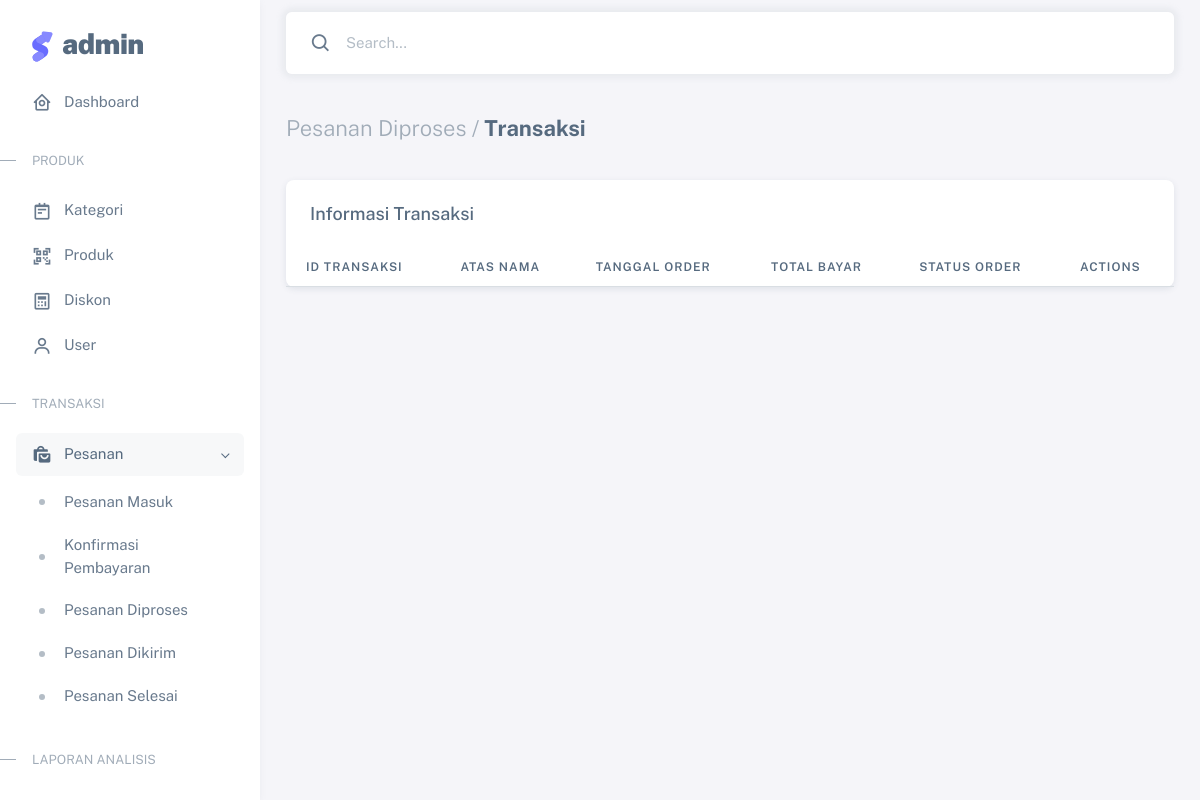
Before: /Admin/cTransaksi/pesanan_diproses (signed in) with the older database file.
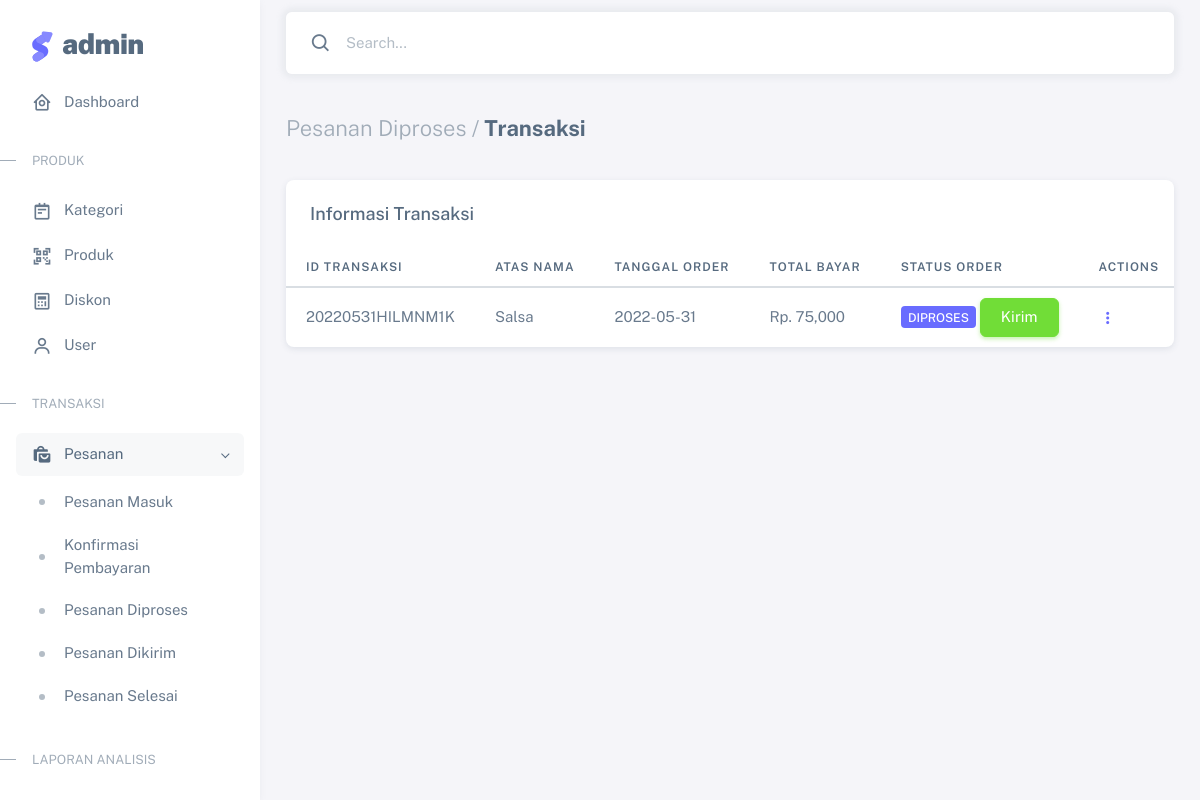
After: the same page with the newer database file.
### tables this page shows
CREATE TABLE `transaksi` (
  `id_transaksi` varchar(30) NOT NULL,
  `id_pelanggan` int(11) NOT NULL,
  `tgl_transaksi` varchar(15) NOT NULL,
  `total_bayar` varchar(15) NOT NULL,
  `status_order` int(11) NOT NULL,
  `bukti_pembayaran` text NOT NULL
);

CREATE TABLE `pelanggan` (
  `id_pelanggan` int(11) NOT NULL,
  `nm_pel` varchar(125) NOT NULL,
  `alamat` text NOT NULL,
  `no_tlpon` varchar(15) NOT NULL,
  `username` varchar(125) NOT NULL,
  `password` varchar(125) NOT NULL,
  `level_member` int(11) NOT NULL,
  `point` int(11) NOT NULL
);

### application/controllers/Admin/cTransaksi.php (called while the page is built, shortened)
<?php
class cTransaksi extends CI_Controller
{
    public function __construct()
    {
        $this->load->model('Admin/mTransaksi');
    }
    public function pesanan_diproses()
    {
        $data = array(
            'transaksi' => $this->mTransaksi->transaksi()
        );
        $this->load->view('Admin/Layout/head');
        $this->load->view('Admin/Layout/aside');
        $this->load->view('Admin/Layout/navbar');
        $this->load->view('Admin/Transaksi/pesanan_diproses', $data);
        $this->load->view('Admin/Layout/footer');
    }
}

### index.php (called while the page is built, shortened)
<?php
require_once BASEPATH.'core/CodeIgniter.php';

### application/models/Admin/mTransaksi.php (called while the page is built, shortened)
<?php
class mTransaksi extends CI_Model
{
    public function transaksi()
    {
        $data['pesanan_masuk'] = $this->db->query("SELECT * FROM `transaksi` JOIN pelanggan ON transaksi.id_pelanggan = pelanggan.id_pelanggan WHERE status_order='0'")->result();
        $data['konfirmasi'] = $this->db->query("SELECT * FROM `transaksi` JOIN pelanggan ON transaksi.id_pelanggan = pelanggan.id_pelanggan WHERE status_order='1'")->result();
        $data['diproses'] = $this->db->query("SELECT * FROM `transaksi` JOIN pelanggan ON transaksi.id_pelanggan = pelanggan.id_pelanggan WHERE status_order='2'")->result();
        $data['dikirim'] = $this->db->query("SELECT * FROM `transaksi` JOIN pelanggan ON transaksi.id_pelanggan = pelanggan.id_pelanggan WHERE status_order='3'")->result();
        $data['selesai'] = $this->db->query("SELECT * FROM `transaksi` JOIN pelanggan ON transaksi.id_pelanggan = pelanggan.id_pelanggan WHERE status_order='4'")->result();
        return $data;
    }
}

### application/views/Admin/Transaksi/pesanan_diproses.php (the view, shortened to what this page needs)
<div class="content-wrapper">
    <div class="container-xxl flex-grow-1 container-p-y">
        <h4 class="fw-bold py-3 mb-4"><span class="text-muted fw-light">Pesanan Diproses /</span> Transaksi</h4>
        <div class="row">
            <div class="col-lg-12">
                <div class="card">
                    <h5 class="card-header">Informasi Transaksi</h5>
                    <div class="table-responsive text-nowrap">
                        <table id="myTable" class="table ">
                            <thead>
                                <tr>
                                    <th>Id Transaksi </th>
                                    <th>Atas Nama</th>
                                    <th>Tanggal Order</th>
                                    <th>Total Bayar</th>
                                    <th>Status Order</th>
                                    <th>Actions</th>
                                </tr>
                            </thead>
                            <tbody class="table-border-bottom-0">
                                <?php
                                foreach ($transaksi['diproses'] as $key => $value) {
                                ?>
                                    <tr>
                                        <td><?= $value->id_transaksi ?></td>
                                        <td><?= $value->nm_pel ?></td>
                                        <td><?= $value->tgl_transaksi ?></td>
                                        <td>Rp. <?= number_format($value->total_bayar)  ?></td>
                                        <td><span class="badge bg-primary">Diproses</span> <a href="<?= base_url('Admin/cTransaksi/dikirim/' . $value->id_transaksi) ?>" class="btn btn-success">Kirim</a></td>
                                        <td><a href="<?= base_url('Admin/cTransaksi/detail_pesanan/' . $value->id_transaksi) ?>"> <i class="bx bx-dots-vertical-rounded"></i></a></td>
                                    </tr>
                                <?php
                                }
                                ?>
                            </tbody>
                        </table>
                    </div>
                </div>
            </div>
        </div>
    </div>

Changed rows visible on the page:
added transaksi: id_transaksi "20220531HILMNM1K", id_pelanggan.nm_pel "Salsa", tgl_transaksi "2022-05-31", total_bayar "75,000"
